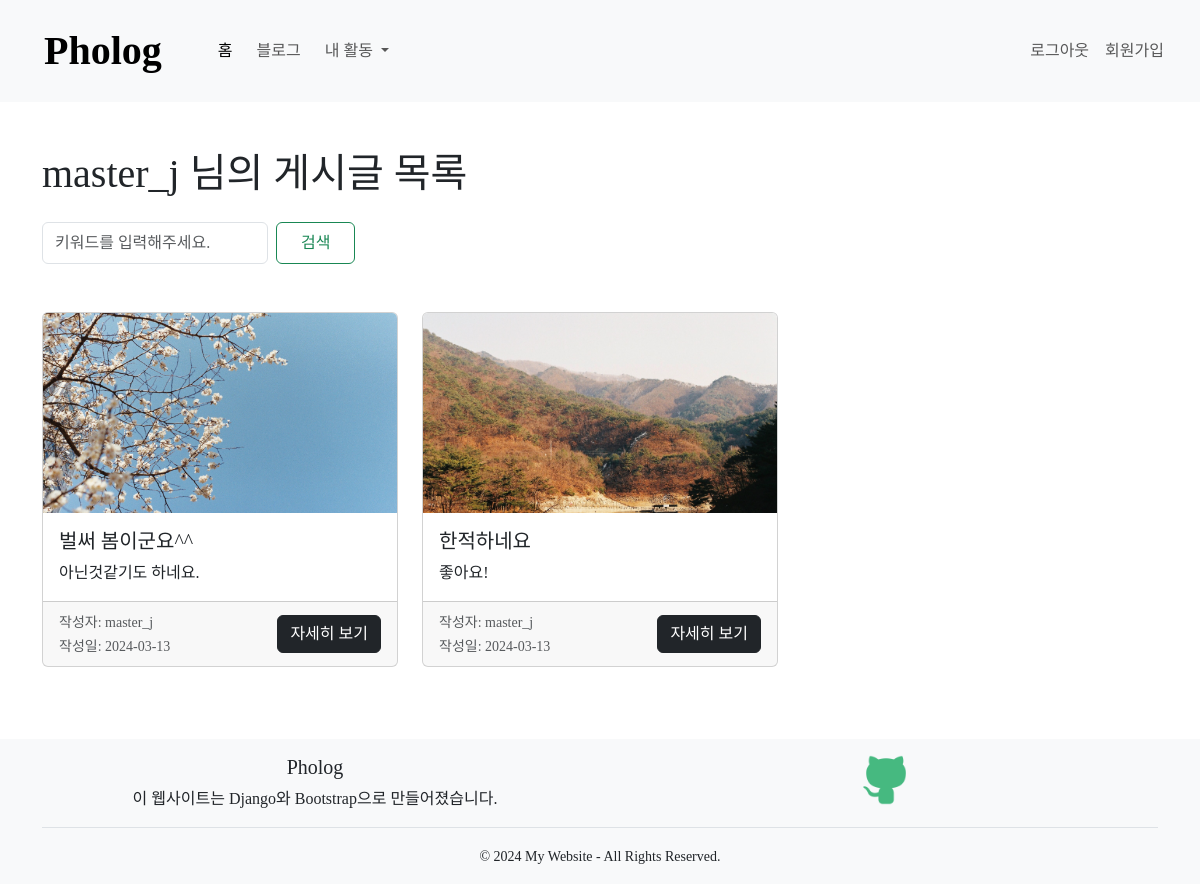
Page /blog/ (signed in) on the committed database.
### blog/models.py (models this page shows, shortened)
class Post(models.Model):
    author = models.ForeignKey(User, on_delete=models.CASCADE)
    title = models.CharField(max_length=200)
    content = models.TextField()
    categories = models.ManyToManyField(Category, blank=True, related_name="post_categories")
    tags = models.ManyToManyField(Tag, blank=True, related_name="post_tags")
    created_at = models.DateTimeField(auto_now_add=True)
    updated_at = models.DateTimeField(auto_now=True)
    class Meta:
        verbose_name = "포스트"
        verbose_name_plural = "포스트 그룹"
        ordering = ["-created_at"]

class Image(models.Model):
    post = models.ForeignKey(Post, default=None, on_delete=models.CASCADE, related_name="images")
    image = models.ImageField(upload_to="blog/%Y/%m/%d/")
    class Meta:
        verbose_name = "이미지"
        verbose_name_plural = "이미지 그룹"

### blog/views.py (the view)
class PostListView(LoginRequiredMixin, AllPostListView):
    template_name = "posts/post_list.html"
    def get_queryset(self):
        queryset = super().get_queryset()
        queryset = queryset.filter(author=self.request.user)
        return queryset

### blog/views.py (called while the page is built)
    def get_queryset(self):
        queryset = super().get_queryset()
        q = self.request.GET.get("q")
        if q:
            queryset = queryset.filter(
                Q(title__icontains=q) | Q(content__icontains=q)
            ).distinct()
        return queryset

### templates/posts/post_list.html (shortened to what this page needs)
{% extends "base.html" %}
{% block content %}
<div class="container py-5">
  <h1 class="mb-4">{{ user.username }} 님의 게시글 목록</h1>
  <form class="d-inline-flex" role="search" action="" method="get">
    <input name="q" class="form-control me-2" type="search" placeholder="키워드를 입력해주세요." aria-label="Search">
    <button class="btn btn-outline-success py-2 px-4 text-nowrap" type="submit">검색</button>
  </form>
  <div class="row row-cols-1 row-cols-sm-2 row-cols-md-3 g-4 mt-4">
    {% for post in posts %}
    <div class="col">
      <div class="card h-100">
        {% with post.images.first as image %}
          {% if image %}
          <img src="{{ image.image.url }}" class="card-img-top" alt="{{ post.title }}">
          {% else %}
          <img src="https://cdn.pixabay.com/photo/2015/06/19/21/24/avenue-815297_1280.jpg" class="card-img-top" alt="Default Image">
          {% endif %}
        {% endwith %}
        <div class="card-body">
          <h5 class="card-title">{{ post.title }}</h5>
          <p class="card-text">{{ post.content|truncatewords:20 }}</p>
        </div>
        <div class="card-footer d-flex justify-content-between align-items-center">
          <div>
            <small class="text-muted">작성자: {{ post.author.username }}</small><br>
            <small class="text-muted">작성일: {{ post.created_at|date:"Y-m-d" }}</small>
          </div>
          <a href="{% url "post_detail" post.pk %}" class="btn btn-dark">자세히 보기</a>
        </div>
      </div>
    </div>
    {% empty %}
    <p>게시글이 없습니다.</p>
    {% endfor %}
  </div>
</div>
{% endblock %}

### templates/base.html (style rules this page uses)
body { font-family: 'Pretendard-Regular'; }
a { text-decoration-line: none; }

### templates/posts/post_list.html (style rules this page uses)
.card-img-top { max-width: 100%; max-height: 200px; object-fit: cover; }

### rows in the picture
Post: images.first.image (picture), title "벌써 봄이군요^^", content "아닌것같기도 하네요.", author.username "master_j", created_at "2024-03-13"
Post: images.first.image (picture), title "한적하네요", content "좋아요!", author.username "master_j", created_at "2024-03-13"

### other values in the picture
{{ user.username }} "master_j"
